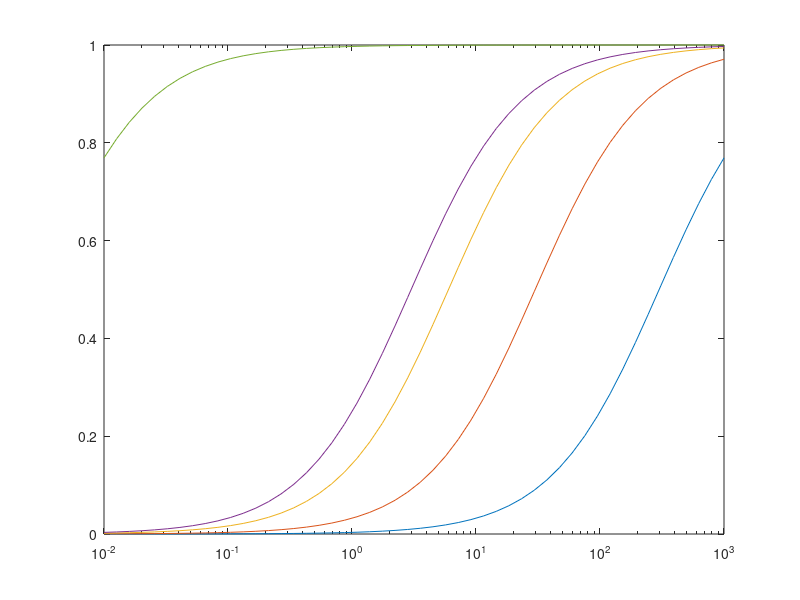

This figure's MATLAB source:
%% Plot DB as a function of KD for analytic model, several tether lengths
function [kd,db] = makeTetherDBs()
lp =1;
df =1;
lc = [10, 100, 500, 1000, 1e6];
koff = logspace(-5,0);
kd = 1e3*koff;
db = zeros(length(koff),length(lc));
for lcIndex=1:length(lc)
    for koffIndex = 1:length(koff)
        db(koffIndex,lcIndex) = (koff(koffIndex)*lc(lcIndex)*lp*df)/...
            (3*df+koff(koffIndex)*lc(lcIndex)*lp);
    end
        
end

semilogx(kd,db);
end